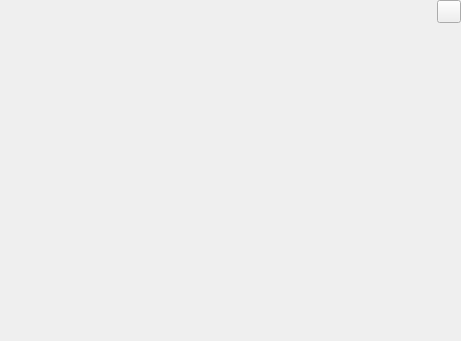
<?xml version="1.0" encoding="UTF-8"?>
<ui version="4.0">
 <class>ExplainWindow</class>
 <widget class="QWidget" name="ExplainWindow">
  <property name="geometry">
   <rect>
    <x>0</x>
    <y>0</y>
    <width>461</width>
    <height>341</height>
   </rect>
  </property>
  <property name="windowTitle">
   <string>Form</string>
  </property>
  <layout class="QGridLayout" name="gridLayout">
   <property name="leftMargin">
    <number>5</number>
   </property>
   <property name="topMargin">
    <number>0</number>
   </property>
   <property name="rightMargin">
    <number>0</number>
   </property>
   <property name="bottomMargin">
    <number>0</number>
   </property>
   <item row="0" column="0">
    <layout class="QHBoxLayout" name="horizontalLayout">
     <property name="leftMargin">
      <number>10</number>
     </property>
     <item>
      <layout class="QVBoxLayout" name="verticalLayout" stretch="1,8">
       <property name="topMargin">
        <number>10</number>
       </property>
       <item>
        <widget class="SubtitleLabel" name="title_label">
         <property name="sizePolicy">
          <sizepolicy hsizetype="Minimum" vsizetype="Preferred">
           <horstretch>0</horstretch>
           <verstretch>0</verstretch>
          </sizepolicy>
         </property>
         <property name="text">
          <string/>
         </property>
         <property name="alignment">
          <set>Qt::AlignLeading|Qt::AlignLeft|Qt::AlignTop</set>
         </property>
        </widget>
       </item>
       <item>
        <widget class="BodyLabel" name="content_label">
         <property name="sizePolicy">
          <sizepolicy hsizetype="Preferred" vsizetype="Preferred">
           <horstretch>0</horstretch>
           <verstretch>0</verstretch>
          </sizepolicy>
         </property>
         <property name="text">
          <string/>
         </property>
         <property name="alignment">
          <set>Qt::AlignLeading|Qt::AlignLeft|Qt::AlignTop</set>
         </property>
         <property name="wordWrap">
          <bool>true</bool>
         </property>
         <property name="textInteractionFlags">
          <set>Qt::LinksAccessibleByMouse|Qt::TextSelectableByKeyboard|Qt::TextSelectableByMouse</set>
         </property>
        </widget>
       </item>
      </layout>
     </item>
     <item alignment="Qt::AlignTop">
      <widget class="TransparentToolButton" name="close_button">
       <property name="text">
        <string/>
       </property>
       <property name="arrowType">
        <enum>Qt::NoArrow</enum>
       </property>
      </widget>
     </item>
    </layout>
   </item>
  </layout>
 </widget>
 <customwidgets>
  <customwidget>
   <class>SubtitleLabel</class>
   <extends>QLabel</extends>
   <header location="global">qfluentwidgets</header>
  </customwidget>
  <customwidget>
   <class>TransparentToolButton</class>
   <extends>QToolButton</extends>
   <header>qfluentwidgets</header>
  </customwidget>
  <customwidget>
   <class>BodyLabel</class>
   <extends>QLabel</extends>
   <header location="global">qfluentwidgets</header>
  </customwidget>
 </customwidgets>
 <resources/>
 <connections/>
</ui>
